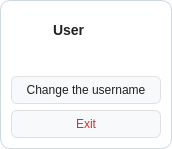
<?xml version="1.0" encoding="UTF-8"?>
<ui version="4.0">
 <class>Settings</class>
 <widget class="QWidget" name="Settings">
  <property name="geometry">
   <rect>
    <x>0</x>
    <y>0</y>
    <width>172</width>
    <height>149</height>
   </rect>
  </property>
  <property name="maximumSize">
   <size>
    <width>16777215</width>
    <height>16777215</height>
   </size>
  </property>
  <property name="windowTitle">
   <string>Form</string>
  </property>
  <property name="styleSheet">
   <string notr="true">/* Фон и тонкая рамка выпадающего меню */
QWidget#Settings {
    background-color: #ffffff;
    border: 1px solid #cfd8dc;
    border-radius: 10px;
}

/* Имя пользователя (User) */
QWidget#Settings QLabel {
    background-color: transparent;
    color: #212121;
    font-size: 14px;
    font-weight: bold;
}

/* Обычные кнопки (Change the username) */
QWidget#Settings QPushButton {
    background-color: #f8f9fa;
    color: #212121;
    border: 1px solid #e0e0e0;
    border-radius: 6px;
    padding: 6px 12px;
    font-size: 12px;
}

QWidget#Settings QPushButton:hover {
    background-color: #e3f2fd;
    border: 1px solid #64b5f6;
    color: #0d47a1;
}

/* Если задашь кнопке Exit objectName = &quot;exit_btn&quot;, она станет аккуратной красной при наведении: */
QWidget#Settings QPushButton#exit_btn {
    color: #d32f2f;
}

QWidget#Settings QPushButton#exit_btn:hover {
    background-color: #ffebee;
    border: 1px solid #ef9a9a;
}
</string>
  </property>
  <layout class="QHBoxLayout" name="horizontalLayout_2">
   <item>
    <layout class="QVBoxLayout" name="verticalLayout" stretch="10,0,10,10">
     <item>
      <layout class="QHBoxLayout" name="horizontalLayout" stretch="1,3">
       <item>
        <widget class="QLabel" name="photo">
         <property name="maximumSize">
          <size>
           <width>40</width>
           <height>40</height>
          </size>
         </property>
         <property name="pixmap">
          <pixmap>../photo/user.jpg</pixmap>
         </property>
         <property name="scaledContents">
          <bool>true</bool>
         </property>
        </widget>
       </item>
       <item>
        <widget class="QLabel" name="label">
         <property name="text">
          <string>User</string>
         </property>
        </widget>
       </item>
      </layout>
     </item>
     <item>
      <spacer name="verticalSpacer">
       <property name="orientation">
        <enum>Qt::Orientation::Vertical</enum>
       </property>
       <property name="sizeHint" stdset="0">
        <size>
         <width>22</width>
         <height>21</height>
        </size>
       </property>
      </spacer>
     </item>
     <item>
      <widget class="QPushButton" name="changeusername_btn">
       <property name="text">
        <string>Change the username</string>
       </property>
      </widget>
     </item>
     <item>
      <widget class="QPushButton" name="exit_btn">
       <property name="text">
        <string>Exit</string>
       </property>
      </widget>
     </item>
    </layout>
   </item>
  </layout>
 </widget>
 <resources/>
 <connections/>
</ui>
